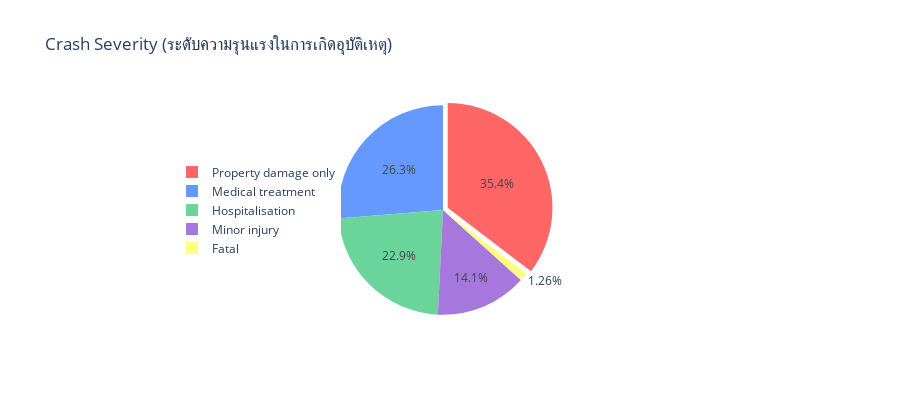

Notebook cell for this chart:
### Code cell
import plotly.graph_objects as go
from plotly.offline import init_notebook_mode, iplot

#ทำ data visualization ด้วยการ import plotly
#เลือก column ที่จะทำการวิเคราะห์ ในการวิเคราะห์นี้เลือกเป็น Crash_Severity 
## เพื่อวิเคราะห์หาว่าประเภทระดับความรุนแรงในการเกิดอุบัติเหตุประเภทไหนมีอัตราเกิดมากที่สุด

col = "Crash_Severity" 
grouped = roaddata[col].value_counts().reset_index() # ทำการ count value ใน column "Crash_Severity"
grouped = grouped.rename(columns = {col : "count", "index" : col}) 

## ส่วนของ plot

trace = go.Pie(labels=grouped[col], values=grouped['count'], pull=[0.05, 0], marker=dict(colors=["#ff6666","#6699ff","#6ad49b", "#a678de","#ffff80"])) 
layout = go.Layout(title="Crash Severity (ระดับความรุนแรงในการเกิดอุบัติเหตุ)", height=400, legend=dict(x=0.0, y=0.5))
fig = go.Figure(data = [trace], layout = layout)
iplot(fig)

### Figure 1 — Plotly figure (JSON) as saved in the notebook; plotly's stock layout.template omitted (floating-point values rounded to 4 significant figures)
{"data": [{"labels": ["Property damage only", "Medical treatment", "Hospitalisation", "Minor injury", "Fatal"], "marker": {"colors": ["#ff6666", "#6699ff", "#6ad49b", "#a678de", "#ffff80"]}, "pull": [0.05, 0], "type": "pie", "values": [9199, 6839, 5957, 3678, 327]}], "layout": {"height": 400, "legend": {"x": 0, "y": 0.5}, "title": {"text": "Crash Severity (ระดับความรุนแรงในการเกิดอุบัติเหตุ)"}}}
